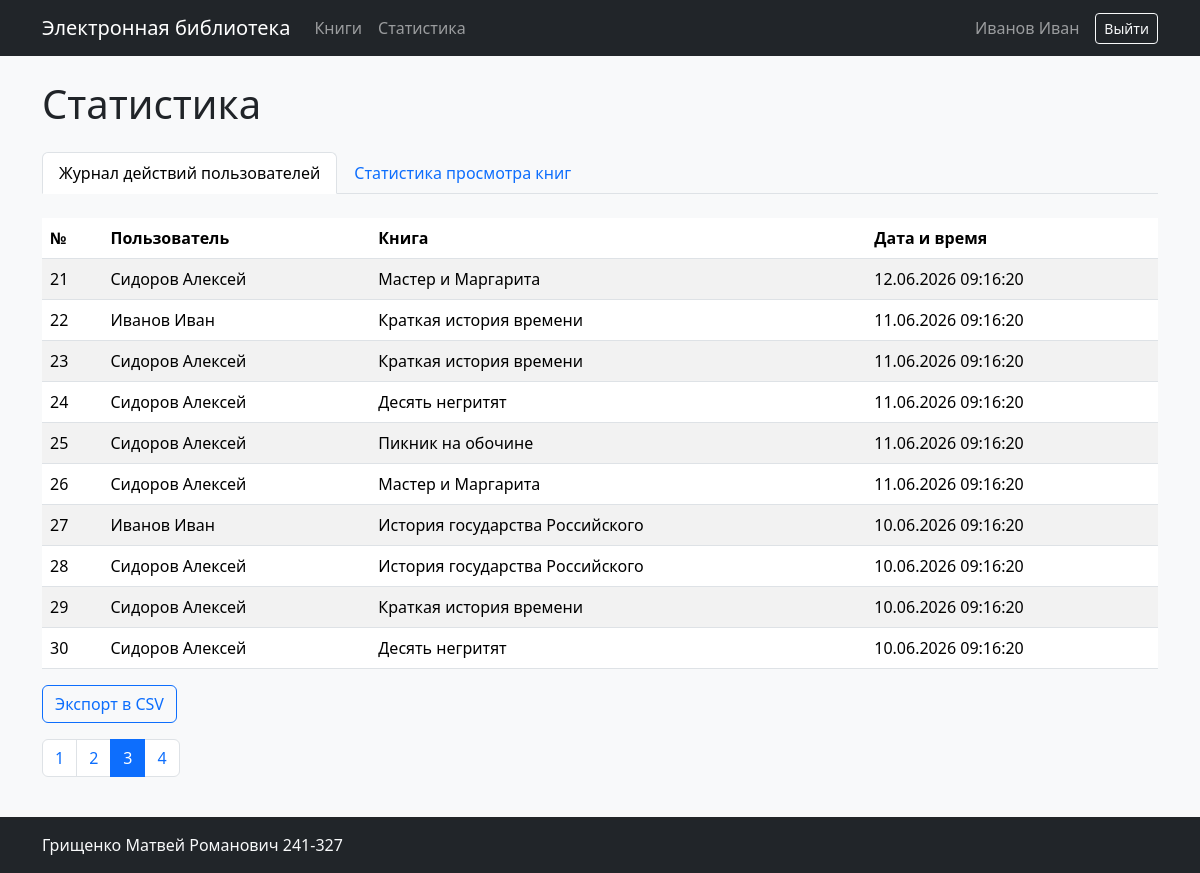
The page /statistics/?page=3&tab=journal (signed in) on the database its author committed.
### app/models.py (models this page shows, shortened)
class User(db.Model, UserMixin):
    __tablename__ = "users"
    id: Mapped[int] = mapped_column(primary_key=True)
    login: Mapped[str] = mapped_column(db.String(100), unique=True, nullable=False)
    password_hash: Mapped[str] = mapped_column(db.String(255), nullable=False)
    last_name: Mapped[str] = mapped_column(db.String(100), nullable=False)
    first_name: Mapped[str] = mapped_column(db.String(100), nullable=False)
    middle_name: Mapped[str | None] = mapped_column(db.String(100))
    role_id: Mapped[int] = mapped_column(
        db.ForeignKey("roles.id"), nullable=False
    )
    role: Mapped[Role] = relationship(back_populates="users")
    reviews: Mapped[list["Review"]] = relationship(
        back_populates="user", cascade="all, delete-orphan"
    )
    views: Mapped[list["BookView"]] = relationship(back_populates="user")
    @property
    def full_name(self):
        return " ".join(
            part for part in (self.last_name, self.first_name, self.middle_name) if part
        )
    @property
    def role_name(self):
        return self.role.name

class BookView(db.Model):
    __tablename__ = "book_views"
    id: Mapped[int] = mapped_column(primary_key=True)
    book_id: Mapped[int] = mapped_column(
        db.ForeignKey("books.id", ondelete="CASCADE"), nullable=False
    )
    user_id: Mapped[int | None] = mapped_column(db.ForeignKey("users.id"))
    visitor_key: Mapped[str] = mapped_column(db.String(64), nullable=False, index=True)
    viewed_at: Mapped[datetime] = mapped_column(
        default=datetime.utcnow, nullable=False, index=True
    )
    book: Mapped[Book] = relationship(back_populates="views")
    user: Mapped[User | None] = relationship(back_populates="views")

class Book(db.Model):
    __tablename__ = "books"
    id: Mapped[int] = mapped_column(primary_key=True)
    title: Mapped[str] = mapped_column(db.String(255), nullable=False)
    short_description: Mapped[str] = mapped_column(db.Text, nullable=False)
    year: Mapped[int] = mapped_column(nullable=False)
    publisher: Mapped[str] = mapped_column(db.String(255), nullable=False)
    author: Mapped[str] = mapped_column(db.String(255), nullable=False)
    pages: Mapped[int] = mapped_column(nullable=False)
    created_at: Mapped[datetime] = mapped_column(default=datetime.utcnow)
    genres: Mapped[list[Genre]] = relationship(secondary=book_genres, lazy="selectin")
    cover: Mapped["Cover"] = relationship(
        back_populates="book",
        cascade="all, delete-orphan",
        uselist=False,
        passive_deletes=True,
    )
    reviews: Mapped[list["Review"]] = relationship(
        back_populates="book",
        cascade="all, delete-orphan",
        passive_deletes=True,
    )
    views: Mapped[list["BookView"]] = relationship(
        back_populates="book",
        cascade="all, delete-orphan",
        passive_deletes=True,
    )

### app/stats.py (the view)
@bp.route("/")
@rights_required("statistics")
def index():
    tab = request.args.get("tab", "journal")
    page = request.args.get("page", 1, type=int)
    raw_from = request.args.get("date_from", "")
    raw_to = request.args.get("date_to", "")
    date_from = parse_date(raw_from)
    date_to = parse_date(raw_to, end=True)
    if tab == "views":
        pagination = db.paginate(
            views_query(date_from, date_to),
            page=page,
            per_page=10,
            error_out=False,
        )
    else:
        pagination = db.paginate(
            journal_query(), page=page, per_page=10, error_out=False
        )
    return render_template(
        "statistics/index.html",
        title="Статистика",
        tab=tab,
        pagination=pagination,
        date_from=raw_from,
        date_to=raw_to,
    )

### app/__init__.py (called while the page is built)
@login_manager.user_loader
def load_user(user_id):
    return db.session.get(User, int(user_id))

### app/rights.py (called while the page is built)
def can(action):
    return (
        current_user.is_authenticated
        and action in RIGHTS.get(current_user.role_name, set())
    )

def rights_required(action):
    def decorator(view):
        @wraps(view)
        def wrapped(*args, **kwargs):
            if not current_user.is_authenticated:
                flash(
                    "Для выполнения данного действия необходимо пройти процедуру аутентификации",
                    "warning",
                )
                return redirect(url_for("auth.login", next=request.url))
            if not can(action):
                flash(
                    "У вас недостаточно прав для выполнения данного действия",
                    "danger",
                )
                return redirect(url_for("books.index"))
            return view(*args, **kwargs)
        return wrapped
    return decorator

### app/stats.py (called while the page is built)
def parse_date(value, end=False):
    if not value:
        return None
    parsed = datetime.strptime(value, "%Y-%m-%d").date()
    return datetime.combine(parsed, time.max if end else time.min)

def journal_query():
    return (
        db.select(BookView)
        .order_by(BookView.viewed_at.desc())
    )

### app/templates/statistics/index.html
{% extends 'base.html' %}
{% from 'pagination.html' import render_pagination %}
{% block content %}
<h1 class="mb-4">Статистика</h1>
<ul class="nav nav-tabs mb-4">
  <li class="nav-item">
    <a class="nav-link {% if tab == 'journal' %}active{% endif %}" href="{{ url_for('stats.index', tab='journal') }}">Журнал действий пользователей</a>
  </li>
  <li class="nav-item">
    <a class="nav-link {% if tab == 'views' %}active{% endif %}" href="{{ url_for('stats.index', tab='views') }}">Статистика просмотра книг</a>
  </li>
</ul>
{% if tab == 'views' %}
  <form class="row g-3 align-items-end mb-4" method="get">
    <input type="hidden" name="tab" value="views">
    <div class="col-sm-4">
      <label class="form-label">Дата от</label>
      <input class="form-control" name="date_from" type="date" value="{{ date_from }}">
    </div>
    <div class="col-sm-4">
      <label class="form-label">Дата до</label>
      <input class="form-control" name="date_to" type="date" value="{{ date_to }}">
    </div>
    <div class="col-sm-4"><button class="btn btn-primary">Применить</button></div>
  </form>
  <div class="table-responsive">
    <table class="table table-striped">
      <thead><tr><th>№</th><th>Название книги</th><th>Количество просмотров</th></tr></thead>
      <tbody>
        {% for row in pagination.items %}
          <tr><td>{{ (pagination.page - 1) * pagination.per_page + loop.index }}</td><td>{{ row.title }}</td><td>{{ row.views_count }}</td></tr>
        {% else %}
          <tr><td colspan="3">Данные отсутствуют.</td></tr>
        {% endfor %}
      </tbody>
    </table>
  </div>
  <a class="btn btn-outline-primary mb-3" href="{{ url_for('stats.views_csv', date_from=date_from, date_to=date_to) }}">Экспорт в CSV</a>
  {{ render_pagination(pagination, 'stats.index', {'tab': 'views', 'date_from': date_from, 'date_to': date_to}) }}
{% else %}
  <div class="table-responsive">
    <table class="table table-striped">
      <thead><tr><th>№</th><th>Пользователь</th><th>Книга</th><th>Дата и время</th></tr></thead>
      <tbody>
        {% for view in pagination.items %}
          <tr>
            <td>{{ (pagination.page - 1) * pagination.per_page + loop.index }}</td>
            <td>{{ view.user.full_name if view.user else 'Неаутентифицированный пользователь' }}</td>
            <td>{{ view.book.title }}</td>
            <td>{{ view.viewed_at.strftime('%d.%m.%Y %H:%M:%S') }}</td>
          </tr>
        {% else %}
          <tr><td colspan="4">Данные отсутствуют.</td></tr>
        {% endfor %}
      </tbody>
    </table>
  </div>
  <a class="btn btn-outline-primary mb-3" href="{{ url_for('stats.journal_csv') }}">Экспорт в CSV</a>
  {{ render_pagination(pagination, 'stats.index', {'tab': 'journal'}) }}
{% endif %}
{% endblock %}

### app/templates/base.html (shortened to what this page needs)
<!doctype html>
<html lang="ru">
  <head>
    <link href="https://cdn.jsdelivr.net/npm/bootstrap@5.3.3/dist/css/bootstrap.min.css" rel="stylesheet">
    <link href="https://cdn.jsdelivr.net/npm/easymde/dist/easymde.min.css" rel="stylesheet">
    <link rel="stylesheet" href="{{ url_for('static', filename='styles.css') }}">
  </head>
  <body class="d-flex flex-column min-vh-100">
    <nav class="navbar navbar-expand-lg navbar-dark bg-dark">
      <div class="container">
        <a class="navbar-brand" href="{{ url_for('books.index') }}">Электронная библиотека</a>
        <div class="collapse navbar-collapse" id="navbar">
          <div class="navbar-nav me-auto">
            <a class="nav-link" href="{{ url_for('books.index') }}">Книги</a>
            {% if can('statistics') %}
              <a class="nav-link" href="{{ url_for('stats.index') }}">Статистика</a>
            {% endif %}
          </div>
          <div class="navbar-nav align-items-lg-center">
            {% if current_user.is_authenticated %}
              <span class="navbar-text me-lg-3">{{ current_user.full_name }}</span>
              <a class="btn btn-outline-light btn-sm" href="{{ url_for('auth.logout') }}">Выйти</a>
            {% else %}
              <a class="btn btn-outline-light btn-sm" href="{{ url_for('auth.login') }}">Войти</a>
            {% endif %}
          </div>
        </div>
      </div>
    </nav>
    <main class="container py-4 flex-grow-1">
      {% block content %}{% endblock %}
    </main>
    <footer class="bg-dark text-light py-3">
      <div class="container">Грищенко Матвей Романович 241-327</div>
    </footer>
  </body>
</html>

### app/static/styles.css (style rules this page uses)
body { background: #f8f9fa; color: #202428; }

### rows shown on the page
User: full_name "Иванов Иван"
BookView: page "21", user "Сидоров Алексей", book "Мастер и Маргарита", viewed_at "12.06.2026 09:16:20"
BookView: page "22", user "Иванов Иван", book "Краткая история времени", viewed_at "11.06.2026 09:16:20"
BookView: page "23", user "Сидоров Алексей", book "Краткая история времени", viewed_at "11.06.2026 09:16:20"
BookView: page "24", user "Сидоров Алексей", book "Десять негритят", viewed_at "11.06.2026 09:16:20"
BookView: page "25", user "Сидоров Алексей", book "Пикник на обочине", viewed_at "11.06.2026 09:16:20"
BookView: page "26", user "Сидоров Алексей", book "Мастер и Маргарита", viewed_at "11.06.2026 09:16:20"
BookView: page "27", user "Иванов Иван", book "История государства Российского", viewed_at "10.06.2026 09:16:20"
BookView: page "28", user "Сидоров Алексей", book "История государства Российского", viewed_at "10.06.2026 09:16:20"
BookView: page "29", user "Сидоров Алексей", book "Краткая история времени", viewed_at "10.06.2026 09:16:20"
BookView: page "30", user "Сидоров Алексей", book "Десять негритят", viewed_at "10.06.2026 09:16:20"

### other values the page prints
{{ page }} "1" "2" "3" "4"
